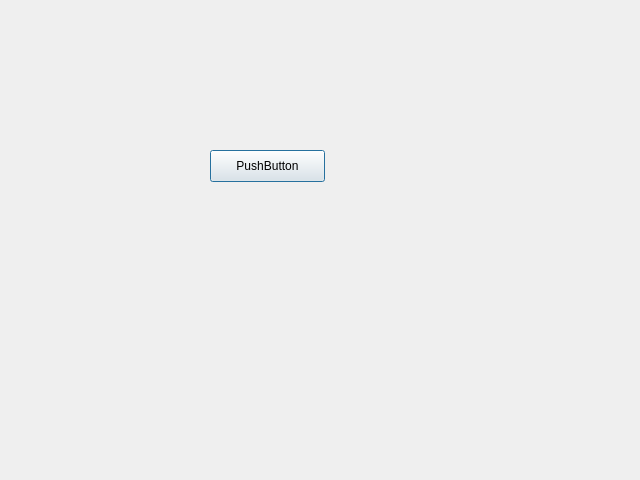
<?xml version="1.0" encoding="UTF-8"?>
<ui version="4.0">
 <class>Dialog</class>
 <widget class="QDialog" name="Dialog">
  <property name="geometry">
   <rect>
    <x>0</x>
    <y>0</y>
    <width>640</width>
    <height>480</height>
   </rect>
  </property>
  <property name="windowTitle">
   <string>Dialog</string>
  </property>
  <widget class="QPushButton" name="pushButton">
   <property name="geometry">
    <rect>
     <x>210</x>
     <y>150</y>
     <width>115</width>
     <height>32</height>
    </rect>
   </property>
   <property name="autoFillBackground">
    <bool>false</bool>
   </property>
   <property name="text">
    <string>PushButton</string>
   </property>
   <property name="icon">
    <iconset resource="Assets/5_Resource.qrc">
     <normaloff>:/Icons/icon.tiff</normaloff>:/Icons/icon.tiff</iconset>
   </property>
  </widget>
 </widget>
 <resources>
  <include location="Assets/5_Resource.qrc"/>
 </resources>
 <connections/>
</ui>
